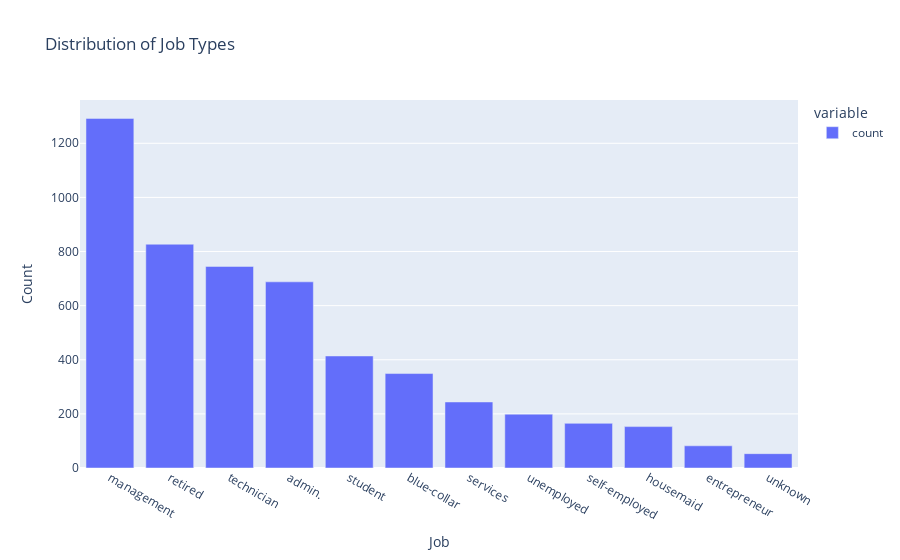

Source (notebook cell):
### Markdown cell above
## Distribution of type of jobs

### Code cell
fig = px.bar(df['job'].value_counts(),
             title="Distribution of Job Types",
             labels={'job':'Job','value':'Count'})

fig.show()

### Figure 1 — Plotly figure (JSON) as saved in the notebook; plotly's stock layout.template omitted (floating-point values rounded to 4 significant figures)
{"data": [{"alignmentgroup": "True", "hovertemplate": "variable=count<br>Job=%{x}<br>Count=%{y}<extra></extra>", "legendgroup": "count", "marker": {"color": "#636efa", "pattern": {"shape": ""}}, "name": "count", "offsetgroup": "count", "orientation": "v", "showlegend": true, "textposition": "auto", "type": "bar", "x": ["management", "retired", "technician", "admin.", "student", "blue-collar", "services", "unemployed", "self-employed", "housemaid", "entrepreneur", "unknown"], "xaxis": "x", "y": [1292, 827, 745, 688, 414, 349, 244, 199, 165, 153, 82, 53], "yaxis": "y"}], "layout": {"autosize": true, "barmode": "relative", "legend": {"title": {"text": "variable"}, "tracegroupgap": 0}, "title": {"text": "Distribution of Job Types"}, "xaxis": {"anchor": "y", "autorange": true, "domain": [0, 1], "range": [-0.5, 11.5], "title": {"text": "Job"}, "type": "category"}, "yaxis": {"anchor": "x", "autorange": true, "domain": [0, 1], "range": [0, 1360], "title": {"text": "Count"}, "type": "linear"}}}
